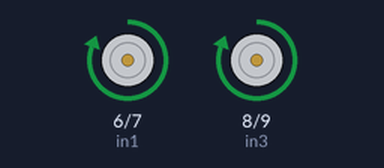
The sketch below on a simulated Arduino Uno, built with avr-gcc and run on an emulated ATmega328P. Shown: motor-driver pin pairs drawn as motors (green arrow = first pin HIGH = forward, orange = second pin HIGH = backward, longer = more drive, scaled by the enable pin).

Above: at 1.0 s.
At 5.0 s:
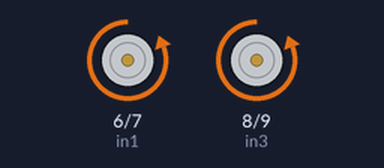
At 9.0 s:
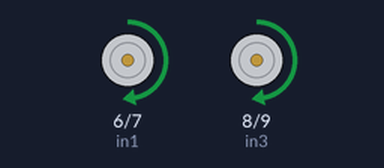
At 19.0 s:
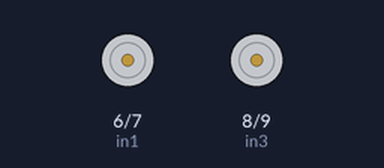
Timing chart, 0 to 20.8 s (numbered marks = the images above):
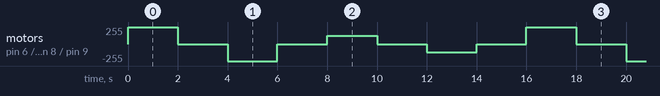

Measured:
- by itself, motor on pin 6 (in1) / pin 7 (in2), motor on pin 8 (in3) / pin 9 (in4): repeats every 16.0 s: stopped 2.0 s, backward 255/255 2.0 s, stopped 2.0 s, forward 127/255 2.0 s, stopped 2.0 s, backward 127/255 2.0 s, stopped 2.0 s, forward 255/255 2.0 s

The sketch:

carV1.ino
```cpp
// Motor Pins
int ena = 5;
int in1 = 6;
int in2 = 7;
int in3 = 8;
int in4 = 9;
int enb = 10;

void setup() {

  pinMode(ena, OUTPUT);
  pinMode(in1, OUTPUT);
  pinMode(in2, OUTPUT);
  pinMode(enb, OUTPUT);
  pinMode(in3, OUTPUT);
  pinMode(in4, OUTPUT);

}

void loop() {

  // Motor A spinning Clockwise at Max Speed
  digitalWrite(in1,HIGH);
  digitalWrite(in2,LOW);
  analogWrite(ena, 255);

  // Motor B spinning Clockwise at Max Speed
  digitalWrite(in3,HIGH);
  digitalWrite(in4,LOW);
  analogWrite(enb, 255);
  delay(2000);

  // Stop Spinning
  digitalWrite(in1,LOW);
  digitalWrite(in2,LOW);
  digitalWrite(in3,LOW);
  digitalWrite(in4,LOW);
  delay(2000);


  // Motor A spinning Anti-clockwise at Max Speed
  digitalWrite(in1,LOW);
  digitalWrite(in2,HIGH);
  analogWrite(ena, 255);

  // Motor B spinning Anti-clockwise at Max Speed
  digitalWrite(in3,LOW);
  digitalWrite(in4,HIGH);
  analogWrite(enb, 255);

  delay(2000);

  // Stop Spinning
  digitalWrite(in1,LOW);
  digitalWrite(in2,LOW);
  digitalWrite(in3,LOW);
  digitalWrite(in4,LOW);
  delay(2000);


  // Motor A spinning Clockwise at Half Speed
  digitalWrite(in1,HIGH);
  digitalWrite(in2,LOW);
  analogWrite(ena, 127);

  // Motor B spinning Clockwise at Half Speed
  digitalWrite(in3,HIGH);
  digitalWrite(in4,LOW);
  analogWrite(enb, 127);
  delay(2000);

  // Stop Spinning
  digitalWrite(in1,LOW);
  digitalWrite(in2,LOW);
  digitalWrite(in3,LOW);
  digitalWrite(in4,LOW);
  delay(2000);


  // Motor A spinning Anti-clockwise at Half Speed
  digitalWrite(in1,LOW);
  digitalWrite(in2,HIGH);
  analogWrite(ena, 127);

  // Motor B spinning Anti-clockwise at Half Speed
  digitalWrite(in3,LOW);
  digitalWrite(in4,HIGH);
  analogWrite(enb, 127);
  delay(2000);

  // Stop Spinning
  digitalWrite(in1,LOW);
  digitalWrite(in2,LOW);
  digitalWrite(in3,LOW);
  digitalWrite(in4,LOW);
  delay(2000);
}
```
